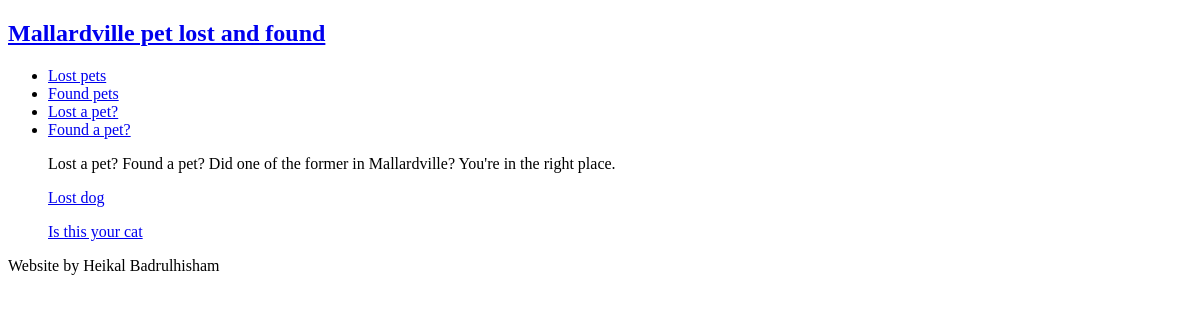
The app's page /, older data.
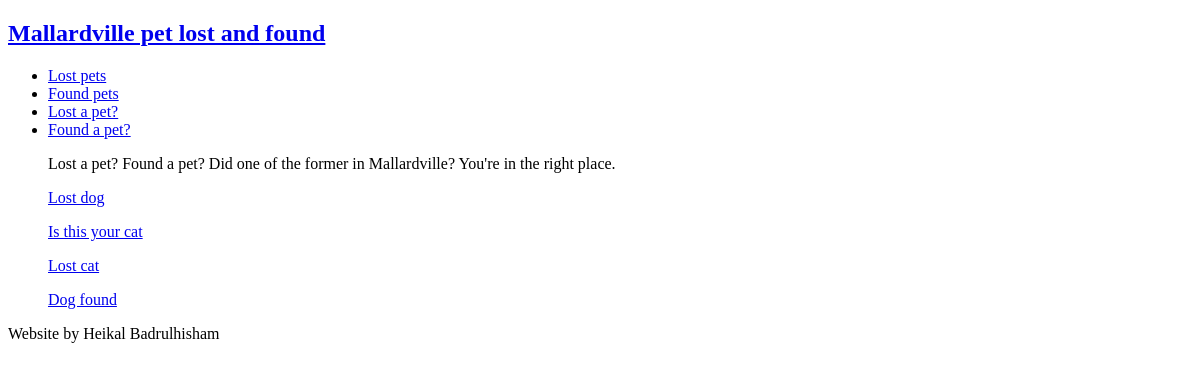
The same page, newer data.
### posts/models.py (models this page shows)
class Post(models.Model):
    title = models.CharField(max_length=80)
    picture = models.FileField(upload_to='uploads/', blank=True, null=True)
    description = models.TextField(null=True)
    email = models.EmailField(blank=True, null=True)
    phone = models.CharField(max_length=80, blank=True, null=True)
    date_posted = models.DateField(auto_now=True)
    award = models.DecimalField(max_digits=100, decimal_places=2, blank=True,
                                null=True, default=0.00)
    def get_absolute_url(self):
        return reverse('post-detail', kwargs={'id': self.id})

### pages/views.py (the view)
# urls.py: path('', home_view, name='home'),
def home_view(request):
    queryset = Post.objects.all()
    context = {'posts': queryset}
    return render(request, 'home.html', context)

### templates/home.html
{% extends 'base.html' %}
{% block content %}
<ul>
    <p>Lost a pet? Found a pet? Did one of the former in Mallardville?
    You're in the right place.</p>
    {% for post in posts %}
        <div>
            <a href="{{ post.get_absolute_url }}"><p>{{ post.title }}</p></a>
        </div>
    {% endfor %}
</ul>
{% endblock %}

Row changes from the older to the newer data that the page shows:
added Post: title "Lost cat"
added Post: title "Dog found"
